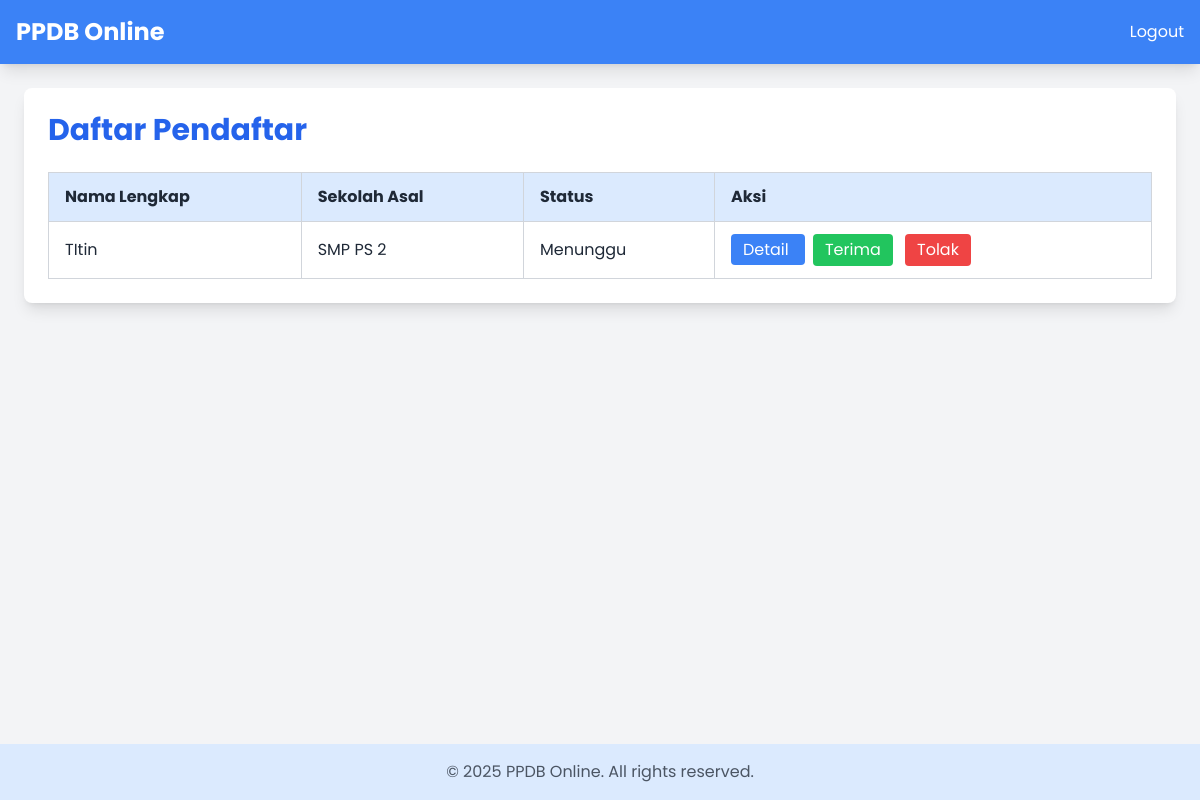
The page /admin/form_admin (signed in) on the database as committed earlier.
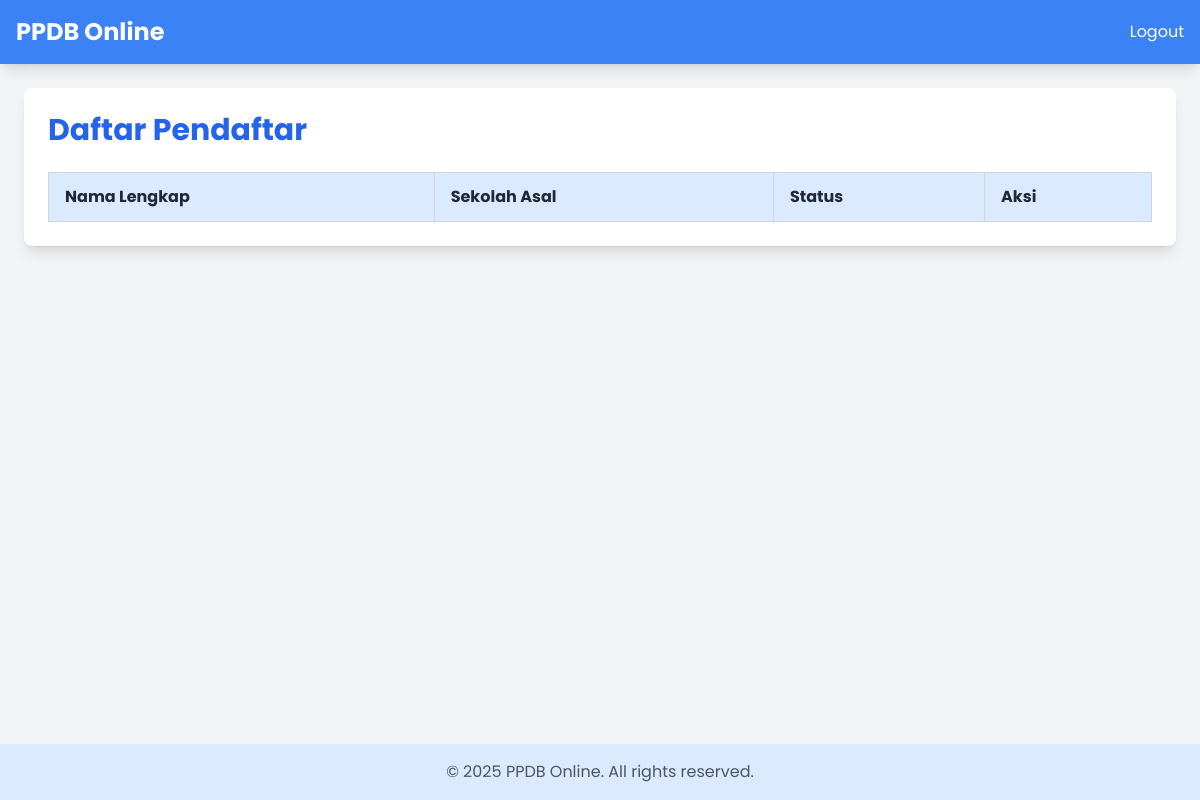
The same page on the database as committed later.
### app/models.py (models this page shows, shortened)
class StudentForm(db.Model):
    __tablename__ = 'student_forms'
    id = db.Column(db.Integer, primary_key=True)
    user_id = db.Column(db.Integer, db.ForeignKey('users.id'), nullable=False)
    full_name = db.Column(db.String(100), nullable=False)
    gender = db.Column(db.String(1), nullable=False)
    birth_place = db.Column(db.String(100), nullable=False)
    birth_date = db.Column(db.Date, nullable=False)
    religion = db.Column(db.String(20), nullable=False)
    nisn = db.Column(db.String(20), nullable=False)
    father_name = db.Column(db.String(100), nullable=False)
    mother_name = db.Column(db.String(100), nullable=False)
    parent_phone = db.Column(db.String(15), nullable=False)
    parent_occupation = db.Column(db.String(100), nullable=False)
    address = db.Column(db.Text, nullable=False)
    previous_school = db.Column(db.String(100), nullable=False)
    achievement_file = db.Column(db.String(255), nullable=True)
    status = db.Column(db.String(20), default='Menunggu')
    payment_proof = db.Column(db.String(255), nullable=True)
    payment_status = db.Column(db.String(20), default='Belum Bayar')
    created_at = db.Column(db.DateTime, default=datetime.utcnow)
    user = db.relationship('User', backref='forms')
    accepted_record = db.relationship('AcceptedStudent', backref='form',
                                    uselist=False, cascade='all, delete-orphan')
    rejected_record = db.relationship('RejectedStudent', backref='form',
                                    uselist=False, cascade='all, delete-orphan')
    spp_payments = db.relationship('PaymentSPP', backref='student',
                                 lazy='dynamic', cascade='all, delete-orphan')

### app/routes/admin.py (the view)
    def wrapper(*args, **kwargs):
        if not current_user.is_authenticated or not current_user.is_admin:
            flash("Anda tidak memiliki akses ke halaman ini.", "danger")
            return redirect(url_for('main.index'))
        return func(*args, **kwargs)

### app/routes/admin.py (called while the page is built)
def admin_required(func):
    def wrapper(*args, **kwargs):
        if not current_user.is_authenticated or not current_user.is_admin:
            flash("Anda tidak memiliki akses ke halaman ini.", "danger")
            return redirect(url_for('main.index'))
        return func(*args, **kwargs)
    wrapper.__name__ = func.__name__
    return wrapper

@admin_bp.route('/form_admin', methods=['GET'])
@login_required
@admin_required
def form_admin():
    forms = StudentForm.query.filter_by(status="Menunggu").all()
    return render_template('form_admin.html', forms=forms)

### app/templates/form_admin.html (shortened to what this page needs)
<!DOCTYPE html>
<html lang="id">
<head>
    <script src="https://cdn.tailwindcss.com"></script>
</head>
<body class="bg-gray-100 text-gray-800 min-h-screen flex flex-col">
    <nav class="bg-blue-500 shadow-lg">
        <div class="max-w-7xl mx-auto px-4">
            <div class="flex justify-between items-center py-4">
                <a href="/" class="text-2xl font-bold text-white">PPDB Online</a>
                <div class="hidden md:flex space-x-6">
                    <a href="/logout" class="text-white hover:text-gray-200">Logout</a>
                </div>
            </div>
        </div>
    </nav>
    <div class="flex-grow p-6">
        <div class="max-w-6xl mx-auto bg-white rounded-lg shadow-lg p-6">
            <h2 class="text-3xl font-bold text-blue-600 mb-6">Daftar Pendaftar</h2>
            <table class="w-full text-left text-gray-800 border-collapse">
                <thead>
                    <tr class="bg-blue-100">
                        <th class="py-3 px-4 border border-gray-300">Nama Lengkap</th>
                        <th class="py-3 px-4 border border-gray-300">Sekolah Asal</th>
                        <th class="py-3 px-4 border border-gray-300">Status</th>
                        <th class="py-3 px-4 border border-gray-300">Aksi</th>
                    </tr>
                </thead>
                <tbody>
                    {% for form in forms %}
                    <tr class="border-b border-gray-300 hover:bg-gray-100">
                        <td class="py-3 px-4 border border-gray-300">{{ form.full_name }}</td>
                        <td class="py-3 px-4 border border-gray-300">{{ form.previous_school }}</td>
                        <td class="py-3 px-4 border border-gray-300">{{ form.status }}</td>
                        <td class="py-3 px-4 border border-gray-300">
                            <a href="{{ url_for('admin_bp.form_detail', form_id=form.id) }}"
                               class="bg-blue-500 text-white px-3 py-1 rounded hover:bg-blue-600 mr-2">
                                Detail
                            </a>
                            {% if form.status == "Menunggu" %}
                            <form action="{{ url_for('admin_bp.accept_form', form_id=form.id) }}"
                                  method="POST"
                                  class="inline-block mr-2">
                                <button type="submit"
                                        class="bg-green-500 text-white px-3 py-1 rounded hover:bg-green-600">
                                    Terima
                                </button>
                            </form>
                            <button onclick="showRejectModal({{ form.id }})"
                                    class="bg-red-500 text-white px-3 py-1 rounded hover:bg-red-600">
                                Tolak
                            </button>
                            {% endif %}
                        </td>
                    </tr>
                    {% endfor %}
                </tbody>
            </table>
        </div>
    </div>
    <footer class="bg-blue-100 py-4">
        <div class="max-w-7xl mx-auto text-center">
            <p class="text-gray-600">&copy; 2025 PPDB Online. All rights reserved.</p>
        </div>
    </footer>
</body>
</html>

Rows that differ between the two databases and show on the page:
no longer on this page (row edited): StudentForm: full_name "TItin", previous_school "SMP PS 2", status "Menunggu"
